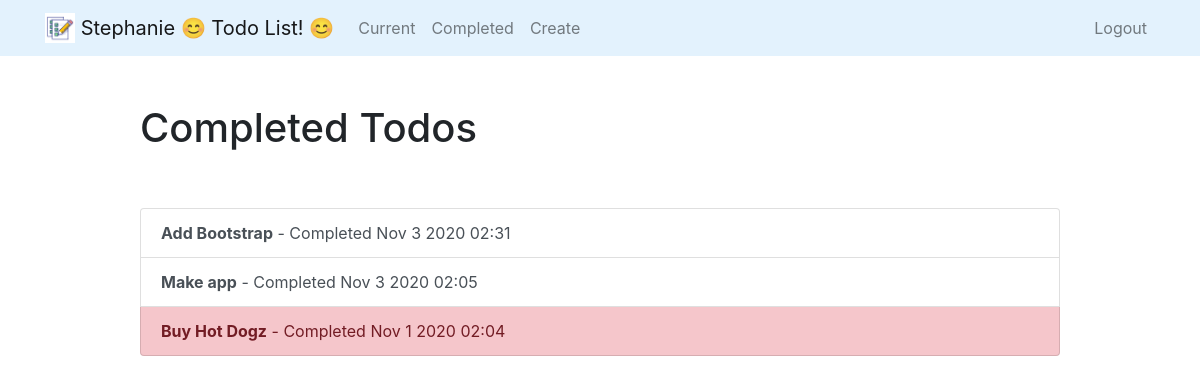
Page /completed/ (signed in) on the earlier database version.
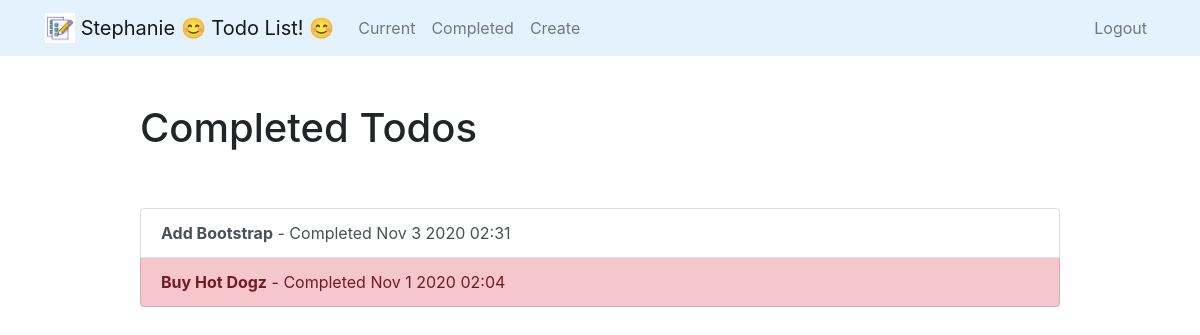
Same page on the later database version.
### todo/models.py (models this page shows, shortened)
class Todo(models.Model):
    title = models.CharField(max_length=100)
    memo = models.TextField(blank=True)
    created = models.DateTimeField(auto_now_add=True)
    datecompleted = models.DateTimeField(null=True, blank=True)
    important = models.BooleanField(default=False)
    user = models.ForeignKey(User, on_delete=models.CASCADE)

### todo/views.py (the view)
# urls.py: path('completed/', views.completedtodos, name='completedtodos'),
@login_required
def completedtodos(request):
    todos = Todo.objects.filter(
        user=request.user, datecompleted__isnull=False).order_by('-datecompleted')
    return render(request, 'todo/completedtodos.html', {'todos': todos})

### todo/templates/todo/completedtodos.html
{% extends "todo/base.html" %} {% block content %}
<div class="row justify-content-center mt-5">
  <div class="col-md-10">
    <h1>Completed Todos</h1>
  </div>
</div>
<div class="row justify-content-center mt-5">
  <div class="col-md-10">
    <div class="list-group">
      {% for todo in todos %}
      <a
        href="{% url 'viewtodo' todo.id %}"
        class="list-group-item list-group-item-action{% if todo.important %} list-group-item-danger{% endif %}"
        ><b>{{ todo.title }}</b> - Completed {{ todo.datecompleted|date:'M j Y H:i' }}</a
      >
      {% endfor %}
    </div>
  </div>
</div>
{% endblock %}

Differences in the rows shown:
removed Todo: title "Make app", datecompleted "Nov 3 2020 02:05"
